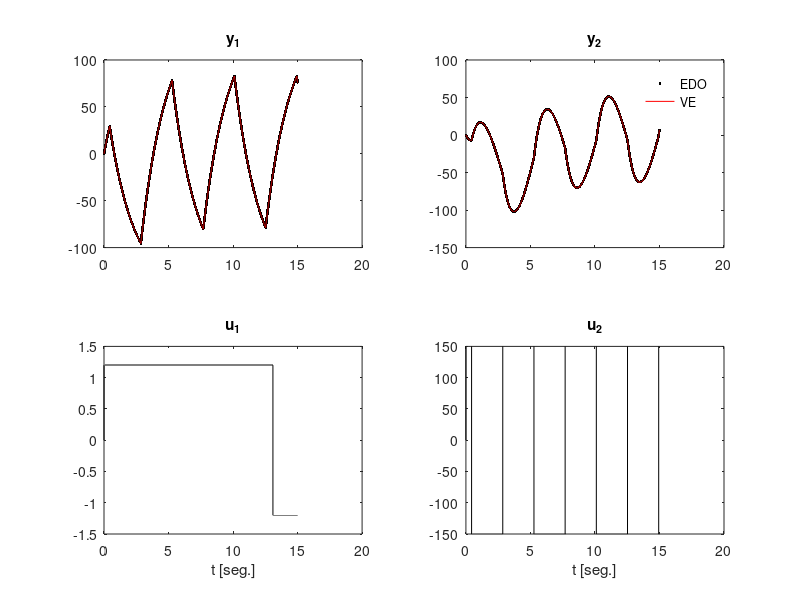

Write MATLAB code to recreate this figure.
%
% Verificación de la EDO 
% Condic iniciales nulas.
clear all;clc;close all;
% pkg load control;
% pkg load signal;
T=15; Kmax=30000; At=T/Kmax;TamanioFuente=12; 
u1=zeros(1,Kmax);y1=u1;y2=u1;y1p=y1;y2p=y2; t=0:At:T-At;y1pp=0; 
u1=.1*[0 12* sign(cos(0.12*t))];u1p=[0 diff(u1)/At];
u2=100*[0 1.5* sign(cos(1.3*t+1))];u2p=[ 0 diff(u2)/At];
for jj=1:Kmax-1
    y1pp=(1/4)*(-u1p(jj)+2*u1(jj)+2*u2p(jj)+u2(jj)-4*y1p(jj)-y1(jj));    
    y2pp=(1/4)*(-3*u1(jj)+2*u2(jj)-u2p(jj)-4*y2p(jj)-y2(jj));       
    %Integro
    y2p(jj+1) =y2p(jj)+y2pp*At; 
     y2(jj+1) =y2(jj) +y2p(jj)*At;
    y1p(jj+1) =y1p(jj)+y1pp*At;
     y1(jj+1) =y1(jj) +y1p(jj)*At;
end
figure;
subplot(2,2,1);plot(t,y1,'.k'); title('y_1'),hold on
subplot(2,2,2);plot(t,y2,'.k');title('y_2'); hold on
subplot(2,2,3);plot(t,u1(1:numel(t)),'k'); title('u_1');xlabel('t [seg.]')
subplot(2,2,4);plot(t,u2(1:numel(t)),'k');title('u_2');xlabel('t [seg.]')
A=[0,1;-.25,-1];
A=[A zeros(size(A));zeros(size(A)) A];
B1=[ -.25 .5; 3/4 -.25];
B2=[0 -.25;-3/4 3/4];
B=[B1;B2];
C=[1 0 0 0;0 0 1 0];
D=[0 0;0 0];
% Para verificar usando Matlab
% num11=[-1 2];num12=[2 1];
% num21=[-3];  num22=[-1 2];
% den=[4 4 1];
% H11=tf(num11,den);H12=tf(num12,den);
% H21=tf(num21,den);H22=tf(num22,den);
% H=[H11 H12;H21 H22];
% sys=ss(H,'minimal');
% A=sys.a;
% B=sys.b;
% C=sys.c;
% D=sys.d;
x=[0;0;0;0];U=[0;0];y_2(1)=0;
for jj=1:Kmax-1
    U(1)=u1(jj);
    U(2)=u2(jj);
    xp=A*x+B*U;
    y =C*x+D*U;
    x=x+xp*At;
    x11(jj)=x(1);
    x22(jj)=x(2);
    y_1(jj+1)=y(1);
    y_2(jj+1)=y(2);
end
subplot(2,2,1);plot(t,y_1,'r');
subplot(2,2,2);plot(t,y_2,'r');legend('EDO','VE');legend('boxoff');
